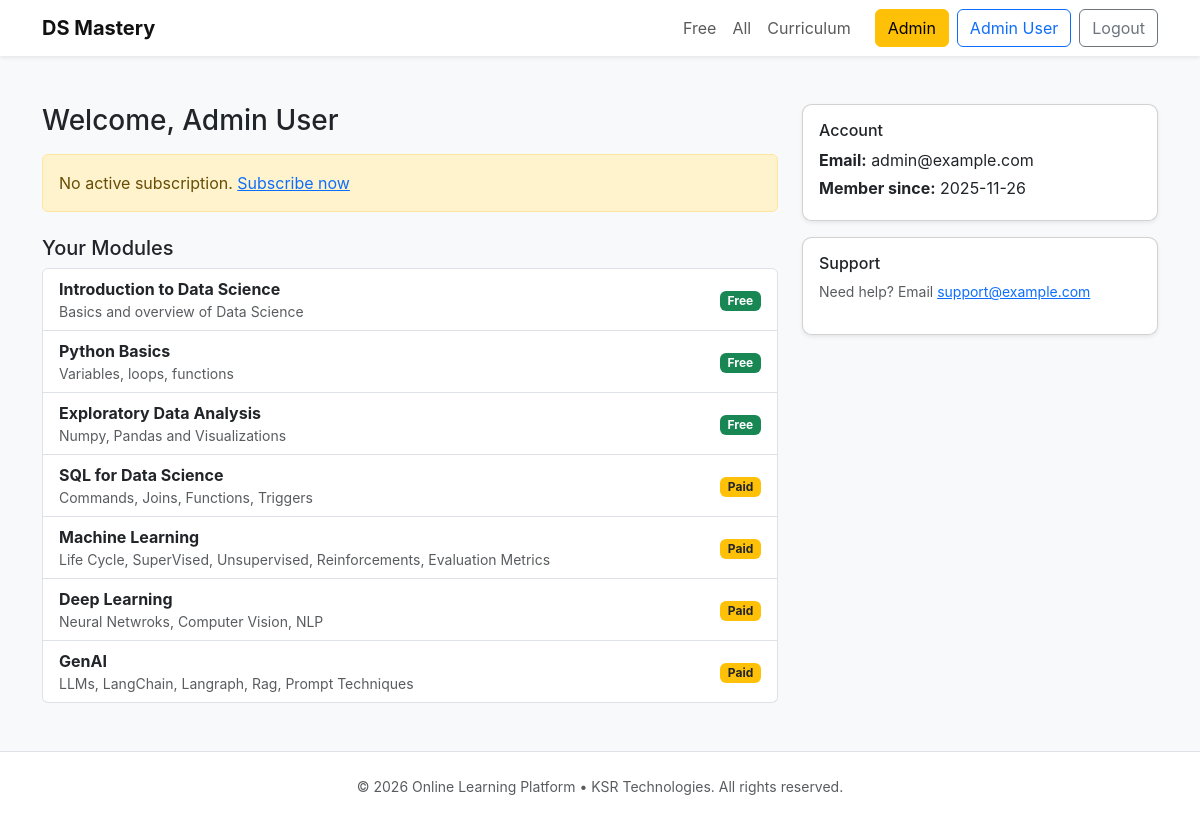
The page /dashboard (signed in) on the database its author committed.
### app/models.py (models this page shows)
class User(UserMixin, db.Model):
    id = db.Column(db.Integer, primary_key=True)
    email = db.Column(db.String(200), unique=True, nullable=False)
    password_hash = db.Column(db.String(200), nullable=False)
    full_name = db.Column(db.String(200))
    is_admin = db.Column(db.Boolean, default=False)
    created_at = db.Column(db.DateTime, server_default=func.now())
    subscription = db.relationship("Subscription", uselist=False, back_populates="user")
    payments = db.relationship("Payment", back_populates="user")
    progress = db.relationship("Progress", back_populates="user", cascade="all, delete-orphan")
    def has_active_subscription(self):
        s = self.subscription
        if not s:
            return False
        return s.is_active()
    def check_admin(self):
        from config import ADMIN_EMAILS
        return self.email in ADMIN_EMAILS or self.is_admin

class Module(db.Model):
    id = db.Column(db.Integer, primary_key=True)
    slug = db.Column(db.String(150), unique=True, nullable=False)
    title = db.Column(db.String(200), nullable=False)
    description = db.Column(db.Text)
    is_free = db.Column(db.Boolean, default=False)
    content_html = db.Column(db.Text)
    order = db.Column(db.Integer, default=0)
    lessons = db.relationship("Lesson", back_populates="module", cascade="all, delete-orphan")

### app/main.py (the view)
@main_bp.route("/dashboard")
@login_required
def dashboard():
    modules = Module.query.order_by(Module.order.asc(), Module.id.asc()).all()
    return render_template("dashboard.html", modules=modules)

### app/__init__.py (called while the page is built)
def create_app():
    app = Flask(
        __name__,
        template_folder="templates",
        static_folder="static"
    )
    app.config.from_object(Config)
    db.init_app(app)
    login_manager.init_app(app)
    migrate.init_app(app, db)
    login_manager.login_view = "auth.login"   # if route is /auth/login
    login_manager.login_message_category = "info"
    from .auth import auth_bp
    from .main import main_bp
    from .payments import payments_bp
    from .admin_ui import admin_bp
    app.register_blueprint(auth_bp)
    app.register_blueprint(main_bp)
    app.register_blueprint(payments_bp)
    app.register_blueprint(admin_bp)  # URL prefix is inside admin_bp
    @app.context_processor
    def inject_globals():
        from datetime import datetime
        return {
            "current_year": datetime.now().year
        }
    return app

### app/auth.py (called while the page is built)
@login_manager.user_loader
def load_user(user_id):
    return User.query.get(int(user_id))

### app/templates/dashboard.html
{% extends "base.html" %}
{% block content %}
<div class="row">
  <div class="col-md-8">
    <h3 class="mb-3">Welcome, {{ current_user.full_name or current_user.email }}</h3>
    {% if current_user.has_active_subscription() %}
      <div class="alert alert-success">Subscription active until {{ current_user.subscription.end_date.strftime('%Y-%m-%d') if current_user.subscription.end_date else 'N/A' }}</div>
    {% else %}
      <div class="alert alert-warning">No active subscription. <a href="{{ url_for('payments.checkout', months=1) }}">Subscribe now</a></div>
    {% endif %}
    <h5 class="mt-4">Your Modules</h5>
    <div class="list-group">
      {% for m in modules %}
        <a class="list-group-item list-group-item-action d-flex justify-content-between align-items-center" href="{{ url_for('main.module_page', slug=m.slug) }}">
          <div>
            <strong>{{ m.title }}</strong>
            <div class="small text-muted">{{ m.description[:100] }}{% if m.description|length>100 %}...{% endif %}</div>
          </div>
          <div>
            {% if m.is_free %}<span class="badge bg-success">Free</span>{% else %}
              {% if current_user.has_active_subscription() %}
                <span class="badge bg-primary">Unlocked</span>
              {% else %}
                <span class="badge bg-warning text-dark">Paid</span>
              {% endif %}
            {% endif %}
          </div>
        </a>
      {% endfor %}
    </div>
  </div>
  <div class="col-md-4">
    <div class="card shadow-sm mb-3">
      <div class="card-body">
        <h6>Account</h6>
        <p class="mb-1"><strong>Email:</strong> {{ current_user.email }}</p>
        <p class="mb-1"><strong>Member since:</strong> {{ current_user.created_at.strftime('%Y-%m-%d') }}</p>
      </div>
    </div>
    <div class="card shadow-sm">
      <div class="card-body">
        <h6>Support</h6>
        <p class="small text-muted">Need help? Email <a href="mailto:support@example.com">support@example.com</a></p>
      </div>
    </div>
  </div>
</div>
{% endblock %}

### app/templates/base.html (shortened to what this page needs)
<!doctype html>
<html lang="en">
<head>
    <link href="https://cdn.jsdelivr.net/npm/bootstrap@5.3.2/dist/css/bootstrap.min.css" rel="stylesheet">
    <link href="{{ url_for('static', filename='css/styles.css') }}" rel="stylesheet">
</head>
<body class="bg-light">
<nav class="navbar navbar-expand-lg bg-white shadow-sm">
    <div class="container">
        <a class="navbar-brand fw-bold" href="{{ url_for('main.home') }}">DS Mastery</a>
        <div class="collapse navbar-collapse" id="nav">
            <ul class="navbar-nav ms-auto me-3">
                <li class="nav-item"><a class="nav-link" href="{{ url_for('main.free_list') }}">Free</a></li>
                <li class="nav-item"><a class="nav-link" href="{{ url_for('main.modules_list') }}">All</a></li>
                <li class="nav-item"><a class="nav-link" href="{{ url_for('main.home') }}#curriculum">Curriculum</a></li>
            </ul>
            <div class="d-flex">
                {% if current_user.is_authenticated %}
                    {% if current_user.check_admin() %}
                        <a href="{{ url_for('admin_ui.index') }}" class="btn btn-warning me-2">
                            Admin
                        </a>
                    {% endif %}
                    <a class="btn btn-outline-primary me-2" href="{{ url_for('main.dashboard') }}">
                        {{ current_user.full_name or current_user.email }}
                    </a>
                    <a class="btn btn-outline-secondary" href="{{ url_for('auth.logout') }}">
                        Logout
                    </a>
                {% endif %}
            </div>
        </div>
    </div>
</nav>
<main class="py-5">
    <div class="container">
        {% block content %}{% endblock %}
    </div>
</main>
<footer class="bg-white py-4 border-top">
    <div class="container text-center small text-muted">
        © {{ current_year }} Online Learning Platform • KSR Technologies. All rights reserved.
    </div>
</footer>
</body>
</html>

### app/static/css/styles.css (style rules this page uses)
body { font-family: Inter, system-ui, -apple-system, "Segoe UI", Roboto, "Helvetica Neue", Arial; background: #f8f9fb; }
.navbar-brand { font-weight:700; color:#111; }
.card { border-radius: .6rem; }

### rows shown on the page
User: full_name "Admin User", email "admin@example.com", created_at "2025-11-26"
Module: title "Introduction to Data Science", description "Basics and overview of Data Science", is_free "Free"
Module: title "Python Basics", description "Variables, loops, functions", is_free "Free"
Module: title "Exploratory Data Analysis", description "Numpy, Pandas and Visualizations", is_free "Free"
Module: title "SQL for Data Science", description "Commands, Joins, Functions, Triggers", is_free "Paid"
Module: title "Machine Learning", description "Life Cycle, SuperVised, Unsupervised, Reinforcements, Evaluation Metrics", is_free "Paid"
Module: title "Deep Learning", description "Neural Netwroks, Computer Vision, NLP", is_free "Paid"
Module: title "GenAI", description "LLMs, LangChain, Langraph, Rag, Prompt Techniques", is_free "Paid"
